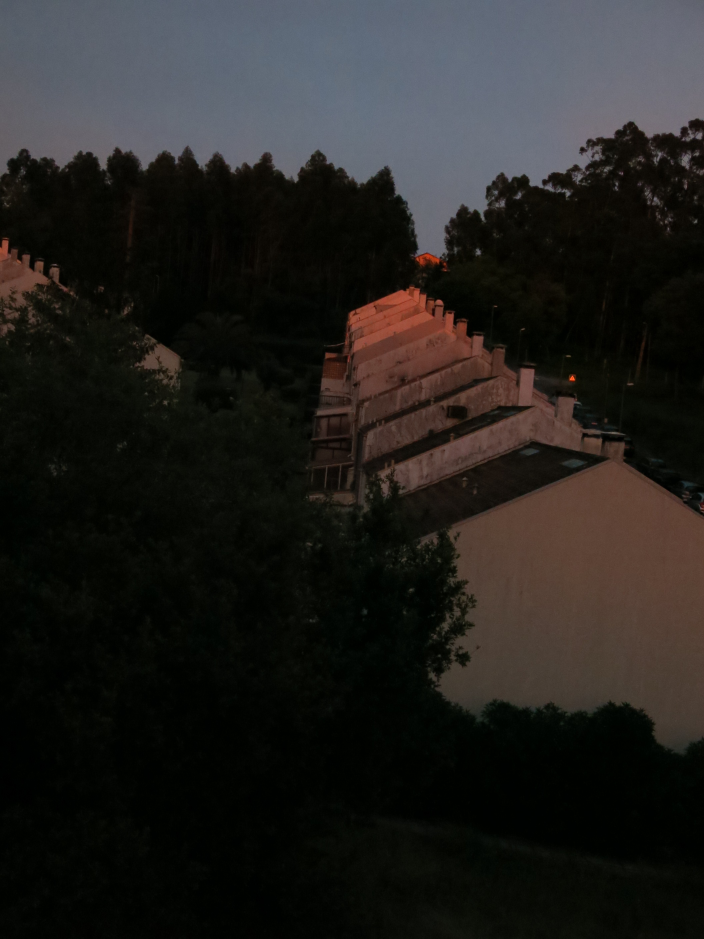
#> input picture IMG_9209.JPG, 2112 x 2816 px, found by its file name (shown at 1/3 size)
$ jupyter execute HW2_CV.ipynb
#> lines starting #> are read from the running program, lines starting #| are printed output that depends on the picture
<a href="https://colab.research.google.com/github/VitaliiaCa/computer_vision_hw2/blob/main/HW2_CV.ipynb" target="_parent"></a>

[cell 1]
import cv2
import numpy as np
from matplotlib import pyplot as plt
plt.rcParams['figure.figsize'] = [15, 5]

img = cv2.imread('/content/IMG_9209.JPG')
#> img is the input picture: shape (2816, 2112, 3); mean B, G, R 31.2, 33.6, 35.1
img = cv2.cvtColor(img, cv2.COLOR_BGR2RGB)
plt.imshow(img)

[cell 2]
gray = cv2.cvtColor(img, cv2.COLOR_RGB2GRAY)
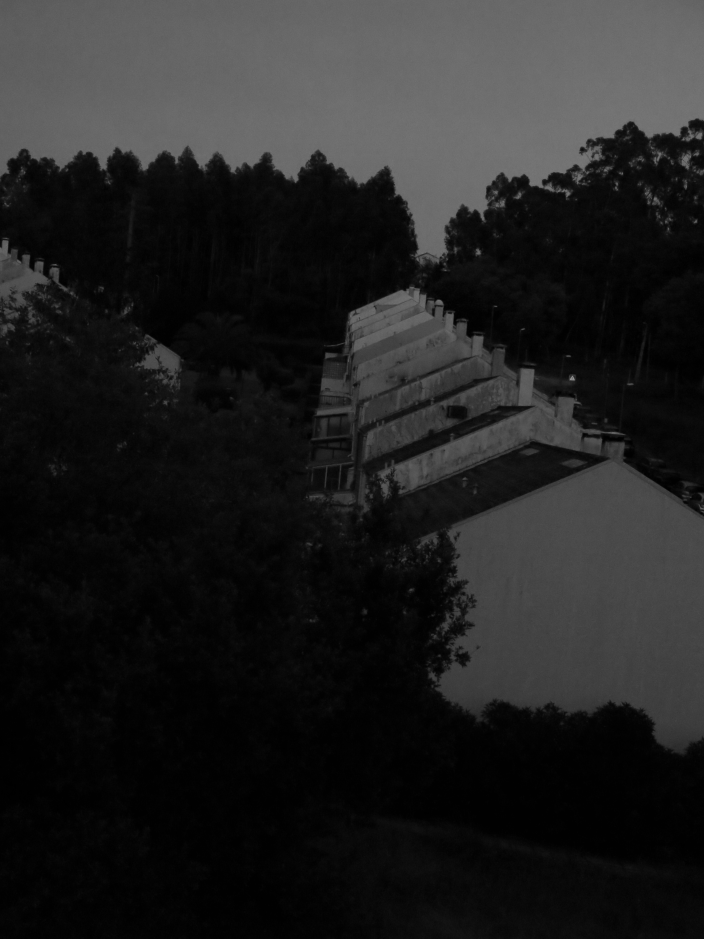
#> gray: shape (2816, 2112) (shown at 1/3 size); min 0, max 165, mean 33.7

# Find the location of the maximum value
_, _, _, max_loc = cv2.minMaxLoc(gray)
#> max_loc = (1722, 1139)

# max_loc returns (column, row)
col, row = max_loc
#> col = 1722; row = 1139
print(f"The brightest pixel is at Row: {row}, Col: {col}")
#| The brightest pixel is at Row: 1139, Col: 1722

# Use this for your white patch
white = img[row, col, :]
#> white = [255, 132, 96]

[cell 3]
row, col = 1139, 1722

# 3. Get the RGB values at that pixel and calculate scaling coefficients
white_sample = img[row, col, :]
#> white_sample = [255, 132, 96]
coeffs = 255.0 / white_sample
#> coeffs = [1, 1.93, 2.66]

# 4. Apply balancing (scaling each channel)
balanced = img.astype(np.float32)
for channel in range(3):
    balanced[..., channel] *= coeffs[channel]
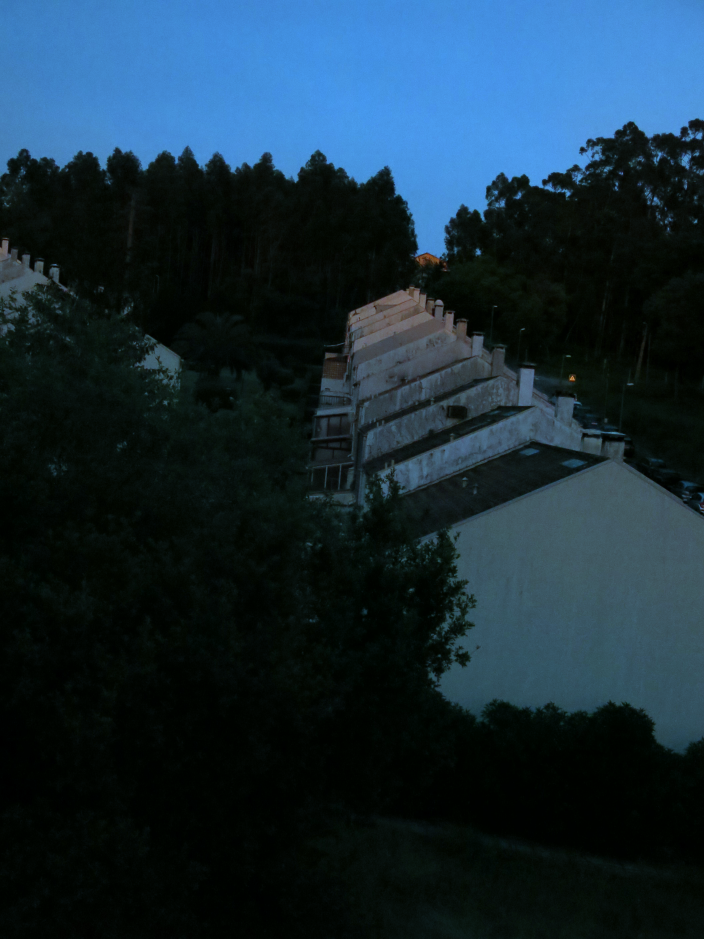
#> balanced: shape (2816, 2112, 3) float32 (shown at 1/3 size); mean R, G, B 34.5, 63.7, 80.2; drawn with min black and max white

# 5. Clip values to [0, 1] range to avoid "blown out" pixels
balanced = np.clip(balanced / 255.0, 0, 1)
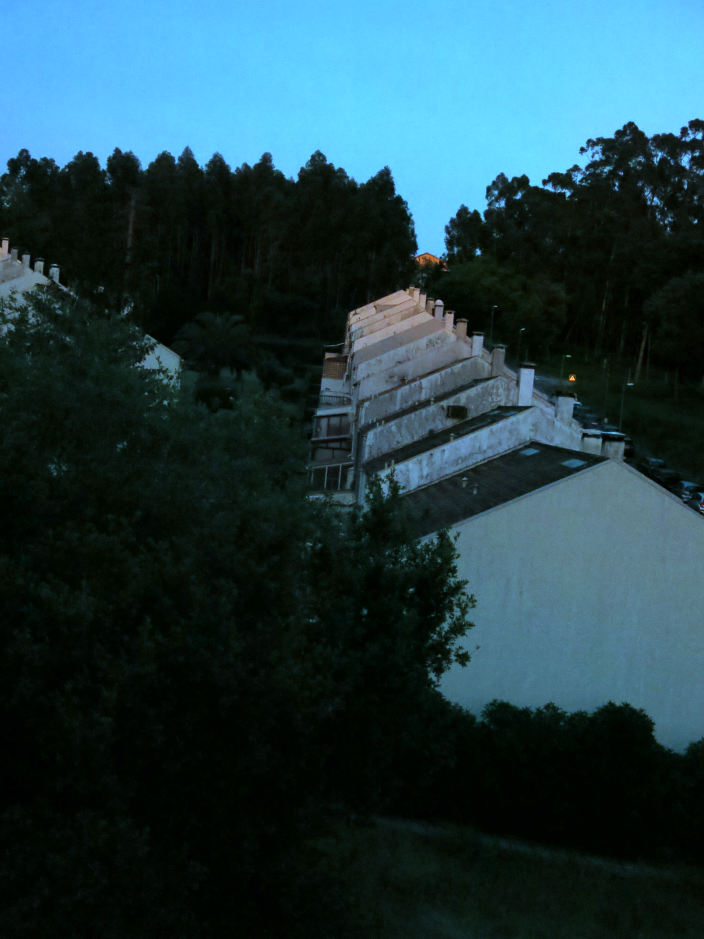
#> balanced: shape (2816, 2112, 3) float32 (shown at 1/3 size); mean R, G, B 0.137, 0.249, 0.275

# 6. Display results
plt.figure(figsize=(15, 7))
plt.subplot(121), plt.imshow(img), plt.title('Original')
plt.subplot(122), plt.imshow(balanced), plt.title('White Patch Balanced')
plt.show()
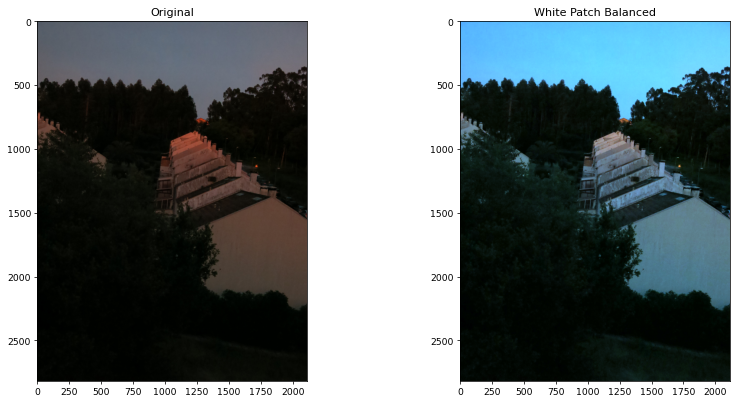
#> figure drawn by matplotlib, 2 panels

[cell 4]
img = cv2.imread('/content/IMG_9209.JPG')
img = cv2.cvtColor(img, cv2.COLOR_BGR2RGB)

# Compute the mean values for all three colour channels (red, green, blue)
mean_r = np.mean(img[:, :, 0])
#> mean_r = 35.07
mean_g = np.mean(img[:, :, 1])
#> mean_g = 33.56
mean_b = np.mean(img[:, :, 2])
#> mean_b = 31.21

# Compute the coefficients kr, kg, kb
# Note: there are 3 coefficients to compute but we only have 2 equations.
# Therefore, you have to make an assumption, fix the value of one of the
# coefficients and compute the remining two
# Hint: You can fix the coefficient of the brightest colour channel to 1.
max_mean = max(mean_r, mean_g, mean_b)
#> max_mean = 35.07

kr = max_mean / mean_r
#> kr = 1
kg = max_mean / mean_g
#> kg = 1.04
kb = max_mean / mean_b
#> kb = 1.12

# Apply color balancing and generate the balanced image
balanced = np.zeros_like(img, dtype=np.float32)
balanced[:, :, 0] = img[:, :, 0] * kr
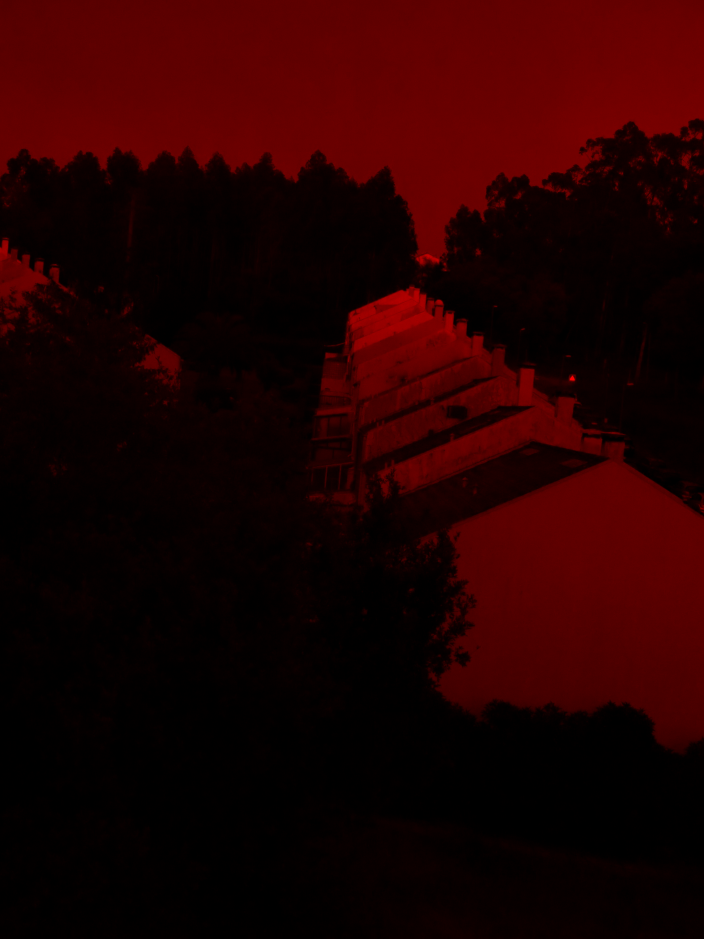
#> balanced: shape (2816, 2112, 3) float32 (shown at 1/3 size); mean R, G, B 34.5, 0, 0
balanced[:, :, 1] = img[:, :, 1] * kg
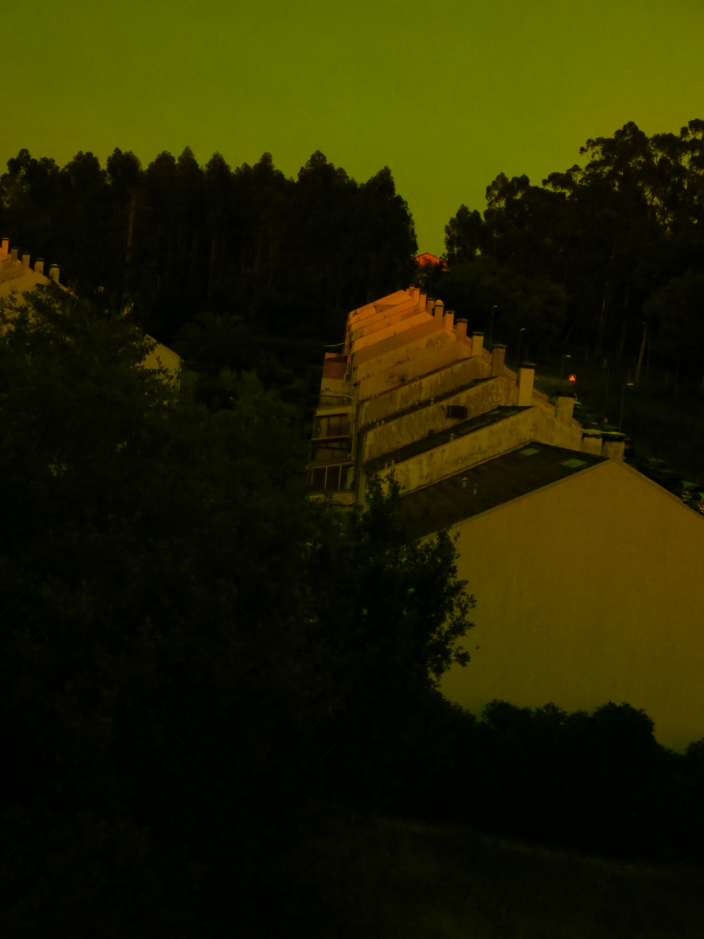
#> balanced: shape (2816, 2112, 3) float32 (shown at 1/3 size); mean R, G, B 34.5, 34.4, 0
balanced[:, :, 2] = img[:, :, 2] * kb

balanced = np.clip(balanced, 0, 255).astype(np.uint8)

# Show the original and the balanced image side by side
plt.subplot(121), plt.imshow(img)
plt.subplot(122), plt.imshow(balanced)

[cell 5]
img = cv2.imread('/content/IMG_9209.JPG')
img = cv2.cvtColor(img, cv2.COLOR_BGR2RGB)

# 2. FIND THE WHITE REFERENCE (Replace your mean calculation with this)
# This finds the brightness level that 95% of pixels are below
white_ref = np.percentile(img, 95, axis=(0, 1))
#> white_ref = [106, 111, 123]

# 3. COMPUTE THE COEFFICIENTS
# If white_ref is [200, 180, 220], this scales them all toward 255
coeffs = 255.0 / white_ref
#> coeffs = [2.41, 2.3, 2.07]

# 4. APPLY TO CHANNELS
balanced = np.zeros_like(img, dtype=np.float32)
for i in range(3):
    balanced[:, :, i] = img[:, :, i] * coeffs[i]

# 5. CLIP AND CONVERT
balanced = np.clip(balanced, 0, 255).astype(np.uint8)
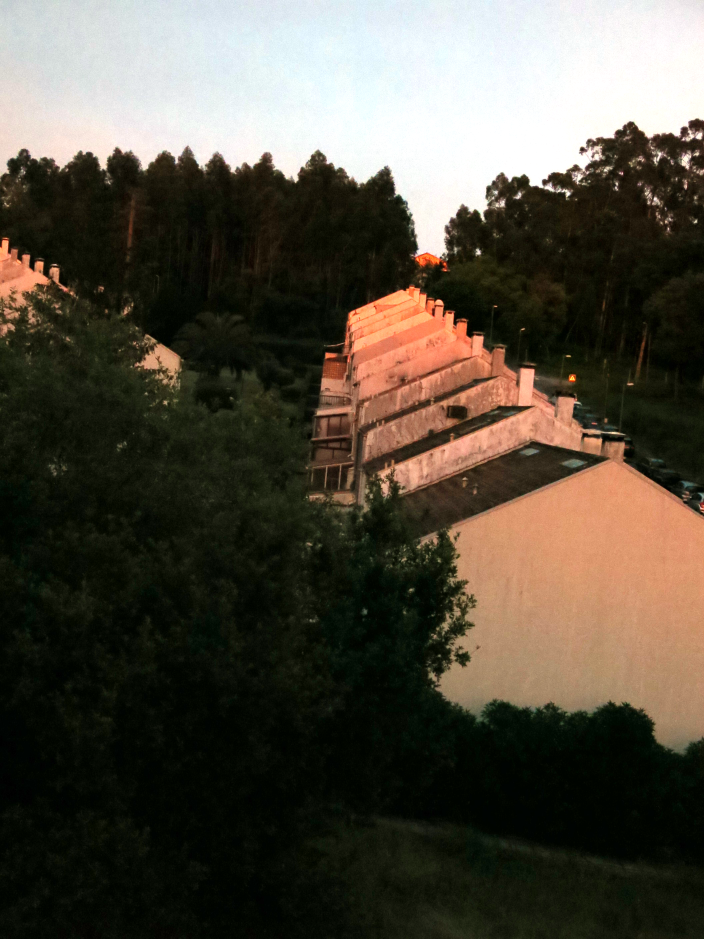
#> balanced: shape (2816, 2112, 3) (shown at 1/3 size); mean R, G, B 82.9, 76.4, 64.2

# 6. SHOW RESULTS
plt.figure(figsize=(15, 5))
plt.subplot(121), plt.imshow(img), plt.title('Original')
plt.subplot(122), plt.imshow(balanced), plt.title('Percentile Balanced')
plt.show()

[cell 6]
img_min = img.min()
#> img_min = 0
img_max = img.max()
#> img_max = 255

# 2. Stretch the values to fill the 0-255 range
# This improves contrast and "cleans" the colors without shifting the tint as much
balanced = (img - img_min) * (255.0 / (img_max - img_min))

# 3. Convert back to show
balanced = np.clip(balanced, 0, 255).astype(np.uint8)

plt.figure(figsize=(15, 5))
plt.subplot(121), plt.imshow(img), plt.title('Original')
plt.subplot(122), plt.imshow(balanced), plt.title('Contrast Stretched')
plt.show()

[cell 7]
# Change gamma to > 1 to brighten shadows, < 1 to darken them
# Try 1.2 or 1.5 to make it "pop" more like the eye sees
gamma = 1.2
invGamma = 1.0 / gamma

# Apply gamma correction
balanced = np.array(255 * (img / 255) ** invGamma, dtype='uint8')

plt.figure(figsize=(15, 5))
plt.subplot(121), plt.imshow(img), plt.title('Original')
plt.subplot(122), plt.imshow(balanced), plt.title(f'Gamma Corrected ({gamma})')
plt.show()
